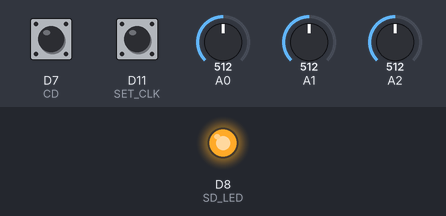
Recording of a sketch running on a simulated Arduino MKR. On the bench: output pins drawn as LEDs (lit = HIGH). The inputs (shaded band) are chosen by the test bench; at power-on: D11 (SET_CLK) HIGH, D7 (CD) HIGH, A0 = 512, A1 = 512, A2 = 512. The local clock reads 2024-03-15 10:24:30 at power-on unless the sketch sets it; storage starts empty; what the sketch prints to the serial monitor is not drawn.

Above: at 1.2 s.
1.3 s: D11 (SET_CLK) pulled LOW for 3.2 s
At 2.2 s:
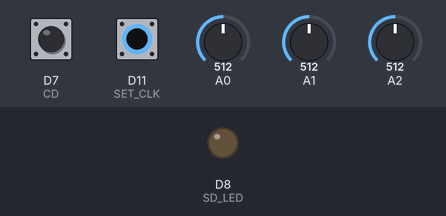
Timing chart, 0 to 6.0 s (numbered marks = the images above; inputs shaded):
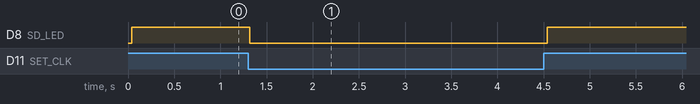

Measured:
- after the input at 1.3 s, D8 (SD_LED): HIGH → LOW at once, → HIGH 3.2 s later

The sketch:

Datalogger_STATE_SDConfig.ino
```cpp
#include "SD.h"
#include <RTCZero.h>

#define SD_LED 8 //SD Card LED
#define SET_CLK 11 // Short to ground to set clock
#define CS 4 // Chip Select pin
#define CD 7 // Card Detect pin

enum STAGE {WAIT, NEW, LOG, SET};
STAGE stage = WAIT;

RTCZero rtc;

File logfile;
File configfile;
bool blinkState = false;
String timestamp;
int count = 0;
int interval = 0;
bool CONFIG = false;
bool SLEEP = false;

int seconds = 0;
int minutes = 29;
int hours = 6;
int day = 24;
int month = 3;
int year = 16;

void setup() {
  Serial.begin(115200);
  rtc.begin();
  rtc.setAlarmTime(00, 00, 01);
  rtc.enableAlarm(rtc.MATCH_SS);
  rtc.attachInterrupt(alarmMatch);
  pinMode(SD_LED, OUTPUT);
  digitalWrite(SD_LED, LOW);
  pinMode(CD, INPUT_PULLUP);
  pinMode(SET_CLK, INPUT_PULLUP);
  pinMode(CS, OUTPUT);
  //setClock();
}

void loop() {
  if (!digitalRead(SET_CLK)) {
    stage = SET;
  } else if (!cardInserted()) {
    stage = WAIT;
  }
  switch (stage) {
    case WAIT:
      Serial.println("WAIT");
      if (cardInserted()) {
        digitalWrite(SD_LED, LOW);
        stage = NEW;
      } else {
        blinkLED(SD_LED, 500);
      }
      break;
    case NEW:
      Serial.println("NEW");
      if (initSDCard()) {
        count = 0;
        stage = LOG;
      } else {
        stage = WAIT;
      }
      break;
    case LOG:
      Serial.println("LOG");
      if (count == 0) {
        logData();
      }
      if (SLEEP) {
        Serial.println("Sleep");
        rtc.standbyMode();
      }
      count++;
      if (count >= interval) {
        count = 0;
      }
      break;
    case SET:
      Serial.println("SET");
      setClock();
      stage = WAIT;
      break;
    default:
      break;
  }
}

void blinkLED(int led, int t) { //Blink led every t milliseconds
  if (millis() % t > t / 2) { //50% duty cycle
    blinkState = true;
  } else {
    blinkState = false;
  }
  digitalWrite(SD_LED, blinkState);
}

String getTimestamp() {
  String t;
  //t = String(rtc.getEpoch());
  //t = "20" + String(rtc.getYear()) + String(rtc.getMonth()) + String(rtc.getDay()) + String(rtc.getHours()) + String(rtc.getMinutes()) + String(rtc.getSeconds());
  // MM/DD/YYYY HH:MM:SS
  t = String(rtc.getMonth()) + "/" + String(rtc.getDay()) + "/" + "20" + String(rtc.getYear()) + " " + String(rtc.getHours()) + ":" + String(rtc.getMinutes()) + ":" + String(rtc.getSeconds());
  return t;
}
void alarmMatch() {
  Serial.println("Awake!!");
}
```

LOG.ino
```cpp
void logData() {

  timestamp = getTimestamp();
  // get sensor data -- this could have some preprocessing/filtering built-in
  int sensor1 = analogRead(A0);
  int sensor2 = analogRead(A1);
  int sensor3 = analogRead(A2);
  // save data to file
  logfile.print(timestamp); logfile.print(",");
  logfile.print(sensor1); logfile.print(",");
  logfile.print(sensor2); logfile.print(",");
  logfile.println(sensor3);
  logfile.flush();
  if (logfile.size() > 10000000) { // if filesize is more than 10M then create a new file
    logfile.close();
    stage = NEW;
  }
  digitalWrite(SD_LED, HIGH); // quick blink of the led to show activity
  delay(40);
  digitalWrite(SD_LED, LOW);
}
```

NEW.ino
```cpp
bool initSDCard() { //inits SD Card, checks config file, open new file and inserts header
  bool success = false;
  if (!SD.begin(CS)) {
    success = false;
  } else {
    // Read settigs from config file
    readSDSettings();
    //Create new LOG file
    char filename[15];
    strcpy(filename, "LOG00.TXT");
    for (uint8_t i = 0; i < 100; i++) {
      filename[3] = '0' + i / 10;
      filename[4] = '0' + i % 10;
      // create if does not exist, do not open existing, write, sync after write
      if (! SD.exists(filename)) {
        break;
      }
    }
    logfile = SD.open(filename, FILE_WRITE);

    //Create header
    logfile.println("timestamp,sensor1,sensor2,sensor3");
    logfile.flush();
    success = true;
  }
  return success;
}
```

SET.ino
```cpp
void setClock() {

  rtc.setHours(hours);
  rtc.setMinutes(minutes);
  rtc.setSeconds(seconds);
  rtc.setDay(day);
  rtc.setMonth(month);
  rtc.setYear(year);
}
```

WAIT.ino
```cpp
bool cardInserted() {
  bool card = false;
  if (digitalRead(CD)) {
    Serial.println("Card Inserted!");
    card = true;
  } else {
    card = false;
  }
  return card;
}
```

CONFIG.ino
```cpp
// Code from:
//Saving & Loading Settings on SD Card with Arduino by Alex Shu
//http://overskill.alexshu.com/saving-loading-settings-on-sd-card-with-arduino/
//
void readSDSettings() {
  char character;
  String settingName;
  String settingValue;
  configfile = SD.open("CONFIG.TXT");
  if (configfile) {
    while (configfile.available()) {
      character = configfile.read();
      while ((configfile.available()) && (character != '[')) {
        character = configfile.read();
      }
      character = configfile.read();
      while ((configfile.available()) && (character != '=')) {
        settingName = settingName + character;
        character = configfile.read();
      }
      character = configfile.read();
      while ((configfile.available()) && (character != ']')) {
        settingValue = settingValue + character;
        character = configfile.read();
      }
      if (character == ']') {

          /*
        //Debugging Printing
        Serial.print("Name:");
        Serial.println(settingName);
        Serial.print("Value:");
        Serial.println(settingValue);
           */

        // Apply the value to the parameter
        applySetting(settingName, settingValue);
        // Reset Strings
        settingName = "";
        settingValue = "";
      }
    }
    // close the file:
    configfile.close();
  } else {
    // if the file didn't open, print an error:
    Serial.println("error opening CONFIG.TXT");
  }
}
/* Apply the value to the parameter by searching for the parameter name
  Using String.toInt(); for Integers
  toFloat(string); for Float
  toBoolean(string); for Boolean
  toLong(string); for Long
*/
void applySetting(String settingName, String settingValue) {
  if (settingName == "CONFIG" && settingValue == "TRUE") {
    CONFIG = true;
  }
  if (settingName == "CONFIG" && settingValue == "FALSE") {
    CONFIG = false;
  }
if (settingName == "SLEEP" && settingValue == "TRUE") {
    SLEEP = true;
  }
  if (settingName == "SLEEP" && settingValue == "FALSE") {
    SLEEP = false;
  }
  if (settingName == "INTERVAL") {
    interval = settingValue.toInt();
  }
  if (CONFIG && (settingName == "YEAR")) {
    rtc.setYear(settingValue.toInt());
  }
  if (CONFIG && settingName == "MONTH") {
    rtc.setMonth(settingValue.toInt());
  }
  if (CONFIG && settingName == "DAY") {
    rtc.setDay(settingValue.toInt());
  }
  if (CONFIG && settingName == "HOURS") {
    rtc.setHours(settingValue.toInt());
  }
  if (CONFIG && settingName == "MINUTES") {
    rtc.setMinutes(settingValue.toInt());
  }
  if (CONFIG && settingName == "SECONDS") {
    rtc.setSeconds(settingValue.toInt());
  }
}
```
